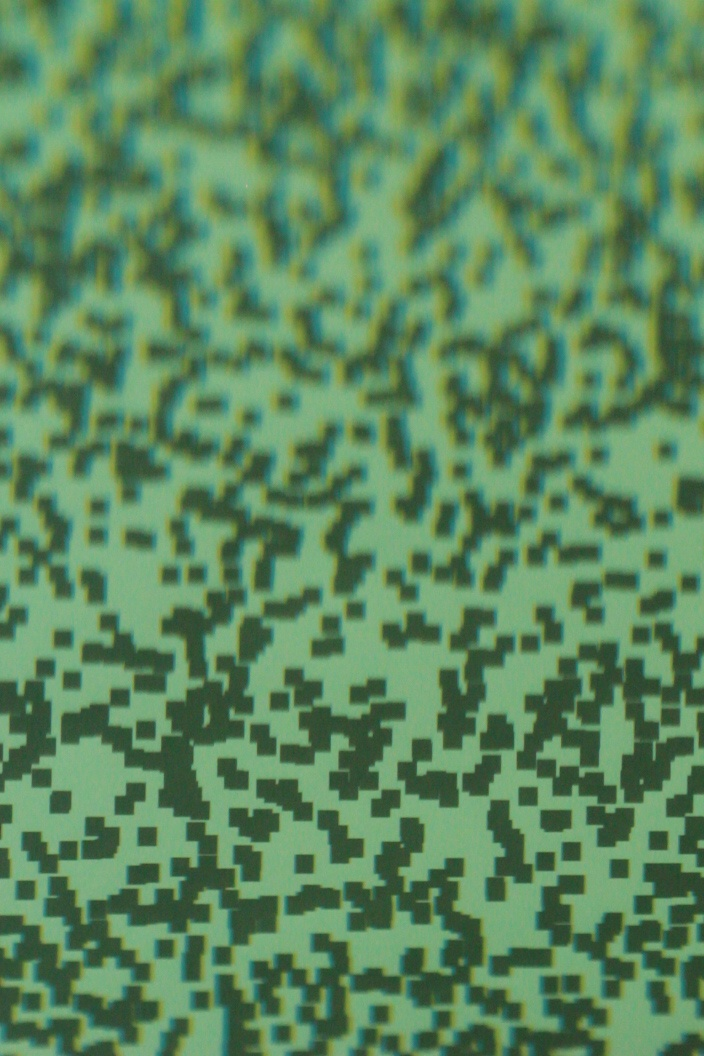
#> input picture images/train/1500.jpg, 704 x 1056 px; its folder holds only this picture in this run
$ python calibration.py   (older library calls are emulated)
#> lines starting #> are read from the running program, lines starting #| are printed output that depends on the picture
### disparity.py
import cv2
import numpy as np
import math

import cv2
import numpy as np

import matplotlib.pyplot as plt

class EdgeDirection:
    BOTH = "both"
    HORIZONTAL = "horizontal"
    VERTICAL = "vertical"

def detectEdge(src, dtype, direction=EdgeDirection.BOTH, th_value=0):
    # カーネル定義
    kernel_x = np.array([
        [0, -1, 0],
        [0,  0, 0],
        [0,  1, 0]
    ], dtype=np.float64)

    kernel_y = np.array([
        [0,  0, 0],
        [-1, 0, 1],
        [0,  0, 0]
    ], dtype=np.float64)

    # フィルタ適用
    Gx = cv2.filter2D(src, cv2.CV_64F, kernel_x)
    Gy = cv2.filter2D(src, cv2.CV_64F, kernel_y)

    # エッジ方向に応じた処理
    if direction == EdgeDirection.BOTH:
        Gx2 = np.power(Gx, 2)
        Gy2 = np.power(Gy, 2)
        dst = np.sqrt(Gx2 + Gy2)
    elif direction == EdgeDirection.HORIZONTAL:
        dst = np.abs(Gx)
    elif direction == EdgeDirection.VERTICAL:
        dst = np.abs(Gy)
    else:
        raise ValueError("Invalid edge direction specified")

    # 型変換
    dst = dst.astype(dtype)

    # 閾値処理
    _, dst = cv2.threshold(dst, th_value, 255, cv2.THRESH_TOZERO)

    return dst

def calcDisparityByZNCC(std_img, tmp_img, kernel_size, search_range_x,th_value=35):
    if len(std_img.shape) != 2 or len(tmp_img.shape) != 2:
        raise ValueError("入力画像は1チャンネルの画像を入力してください")

    k_size = (kernel_size - 1) // 2
    s_range = (search_range_x - 1) // 2

    d_map = np.zeros(std_img.shape, dtype=np.float32)
    edge = detectEdge(std_img, np.uint8, direction=EdgeDirection.VERTICAL, th_value=th_value)

    # エッジ検出 (仮にソーベルのみを使う)
    edge_std_img = cv2.Sobel(std_img, cv2.CV_32F, 1, 0)
    edge_tmp_img = cv2.Sobel(tmp_img, cv2.CV_32F, 1, 0)

    edge_std_img = cv2.convertScaleAbs(edge_std_img)
    edge_tmp_img = cv2.convertScaleAbs(edge_tmp_img)

    # ピクセル単位の計算
    for y in range(k_size, std_img.shape[0] - k_size):
        for x in range(s_range + k_size + 1, std_img.shape[1] - s_range - k_size - 1):
            # エッジ条件を仮にコメントアウト（必要に応じて処理を追加）
            if edge[y, x] > 0:

                # 中央のROI取得
                roi_r = edge_std_img[y - k_size:y + k_size + 1, x - k_size:x + k_size + 1]

                max_sim = -math.inf
                max_x = 0
                sim_array = np.zeros(search_range_x, dtype=np.float32)

                for shift_x in range(search_range_x):
                    shifted_x = x + s_range - k_size - shift_x
                    roi_b = edge_tmp_img[y - k_size:y + k_size + 1, shifted_x:shifted_x + kernel_size]

                    match_result = cv2.matchTemplate(roi_r, roi_b, cv2.TM_CCOEFF_NORMED)
                    _, max_val, _, _ = cv2.minMaxLoc(match_result)

                    sim_array[shift_x] = max_val
                    if max_val > max_sim and shift_x != 0 and shift_x != search_range_x - 1:
                        max_sim = max_val
                        max_x = shift_x

                # サブピクセル精度の計算
                Rneg1 = sim_array[max_x - 1]
                R = sim_array[max_x]
                Rpos1 = sim_array[max_x + 1]
                subpixel = 0.0

                denominator = 4 * R - 2 * Rneg1 - 2 * Rpos1
                if denominator != 0:
                    subpixel = (Rpos1 - Rneg1) / denominator

                submin = max_x + subpixel
                abs_submin = submin - s_range
                d_map[y, x] = abs_submin

    return d_map

### calibration.py
import cv2
import numpy as np
import os
from matplotlib import pyplot as plt
import disparity
from scipy import optimize
import pandas as pd

def get_disparity_plot(disp,low=0.4,height=5):
    # lowより大きいor小さい視差を取得
    masked_array = np.where(disp > low, disp, np.nan)
    masked_array_neg =  np.where(disp < -low, disp, np.nan)

    # x軸方向に平均を算出
    disp_plot = np.nanmean(masked_array,axis=1)
    disp_plot_neg = np.nanmean(masked_array_neg, axis=1)

    # 1次元配列に変換
    disp_plot = disp_plot.flatten()
    disp_plot_neg = disp_plot_neg.flatten()

    # 視差がheightより大きいor小さいものをnanに変換
    masked_disp_plot = np.where((disp_plot < height) & (disp_plot > -height), disp_plot, np.nan)
    masked_disp_plot_neg = np.where((disp_plot_neg < height) & (disp_plot_neg > -height), disp_plot_neg, np.nan)

    return masked_disp_plot, masked_disp_plot_neg

# 直線のモデル関数
def linear_model(params, x):
    m, b = params
    return m * x + b

# 残差関数
def residuals(params, x,y):
    return y - linear_model(params, x)

def main():
    print("===== START =====")
    # load image from images folder
    image_file_paths = [f for f in os.listdir('images/train') if f.endswith(('.jpg', '.jpeg'))]

    # パラメータを格納するDataFrame(左から、ゼロ視差、ゼロ視差(負の値)、直線近似の傾き、直線近似の傾き(負の値))
    df_params = pd.DataFrame(columns=['depth','zero_disp','zero_disp_neg','a','a_neg'])

    disp_list = [0,0.5,1,1.5,2]
    columns = ['depth']
    #concat disp_list and column
    for disp in disp_list:
        columns.append(f'{disp}')
    # 各視差の値も保持（距離推定式の確認用）
    df_depthAndDisp = pd.DataFrame(columns=columns)


    for path in image_file_paths:
        print("===== " + path + " =====")
        image = cv2.imread('images/train/' + path)
#> image is the input picture: shape (1056, 704, 3); mean B, G, R 94.1, 135.1, 92
        image = cv2.resize(image, (352, 528))
#> image: shape (528, 352, 3)

        # 距離情報を取得
        filename = os.path.splitext(path)[0]


        # 赤、青のチャンネルに分割
        blue, _, red = cv2.split(image)
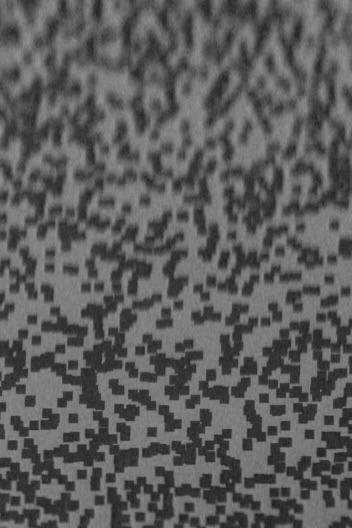
#> red: shape (528, 352); min 26, max 153, mean 92.2

        # ===視差を算出する===
        disp = disparity.calcDisparityByZNCC(red, blue, 17, 21)
#> in detectEdge, `Gy = cv2.filter2D(src, cv2.CV_64F, kernel_y)`:
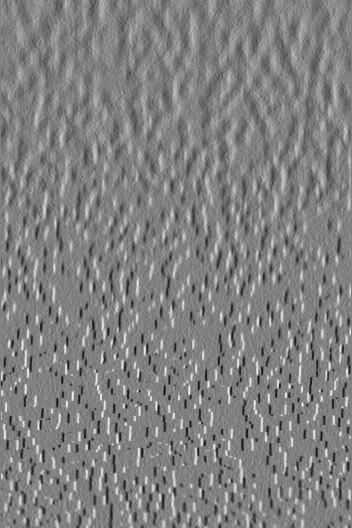
#> Gy: shape (528, 352) float64; min -88, max 86, mean 0; drawn with min black and max white
#> in calcDisparityByZNCC, `edge_std_img = cv2.convertScaleAbs(edge_std_img)`:
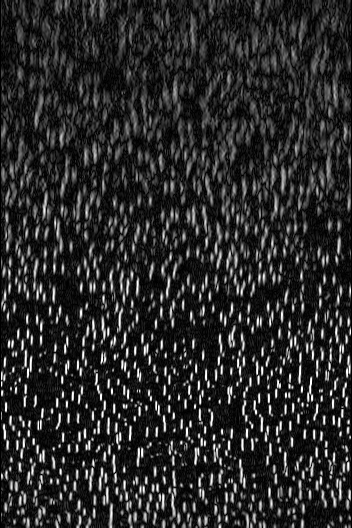
#> edge_std_img: shape (528, 352); min 0, max 255, mean 41.9
#> in calcDisparityByZNCC, `edge_tmp_img = cv2.convertScaleAbs(edge_tmp_img)`:
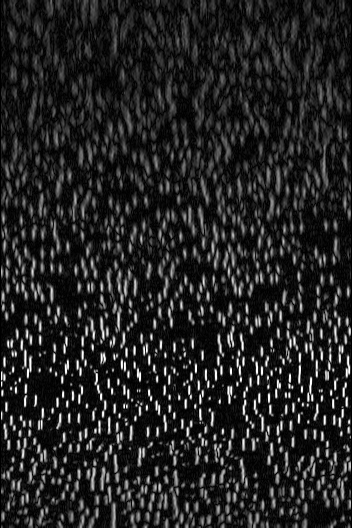
#> edge_tmp_img: shape (528, 352); min 0, max 255, mean 35.4
#> after the loop in calcDisparityByZNCC, `for y in range(k_size, std_img.shape[0] - k_size):`:
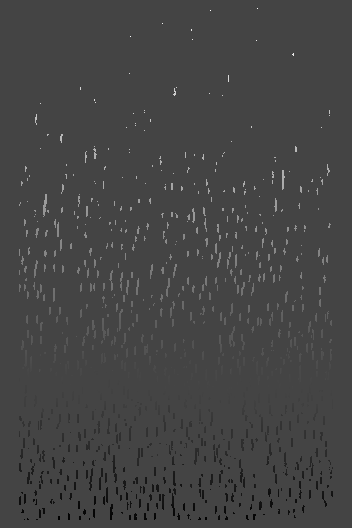
#> d_map: shape (528, 352) float32; min -3.15, max 8.61, mean 0.0224; drawn with min black and max white

        # ===視差のプロットを取得===
        disp_plot,disp_plot_neg = get_disparity_plot(disp,low=0.3)
#> in get_disparity_plot, `masked_array_neg =  np.where(disp < -low, disp, np.nan)`:
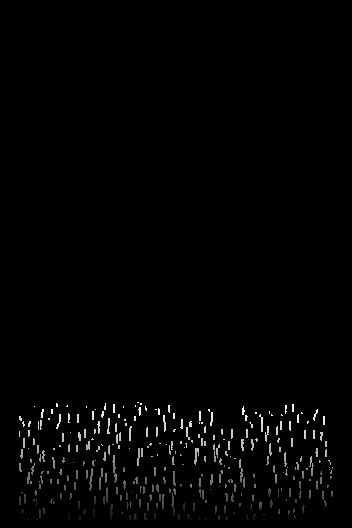
#> masked_array_neg: shape (528, 352) float32; 97.8% of the values are NaN or infinite; the others: min -3.15, max -0.3, mean -1.55; drawn with min black, max white, NaN and infinite black

        # ===nanを除去した視差のみの配列と、そのインデックスの配列を取得===

        # nanでない領域のマスクを作成
        valid_indices = ~np.isnan(disp_plot)
        valid_indices_neg = ~np.isnan(disp_plot_neg)

        # nanでない領域のインデックスを取得
        y_disp_plot = np.flatnonzero(np.nan_to_num(disp_plot))
#> y_disp_plot = 219 values from 153 to 373
        y_disp_plot_neg = np.flatnonzero(np.nan_to_num(disp_plot_neg))
#> y_disp_plot_neg = 118 values from 402 to 519

        # nanでない領域の視差のみの配列を取得
        x_disp_plot = disp_plot[valid_indices]
#> x_disp_plot = 219 values, max 4.99 at index 8, min 0.327 at index 218, mean 2.65
        x_disp_plot_neg = disp_plot_neg[valid_indices_neg]
#> x_disp_plot_neg = 118 values, max -0.317 at index 1, min -2.87 at index 117, mean -1.5

        # ===最小二乗法による直線近似===
        #初期値
        param = [1,1]
        result = optimize.least_squares(residuals, param, args=(x_disp_plot,y_disp_plot),method='trf',loss='soft_l1')
#> result = 12 items
        result_neg = optimize.least_squares(residuals, param, args=(x_disp_plot_neg,y_disp_plot_neg),method='trf',loss='soft_l1')
#> result_neg = 12 items

        a,b = result.x
#> a = 1; b = 1
        a_neg,b_neg = result_neg.x
#> a_neg = 1; b_neg = 1
        print(f"傾き:{a},切片:{b}")
#| 傾き:1.0,切片:1.0
        print(f"傾き:{a_neg},切片:{b_neg}")
#| 傾き:1.0,切片:1.0

        # ===視差が0の座標を取得===
        zero_disp = b
#> zero_disp = 1
        zero_disp_neg = b_neg
#> zero_disp_neg = 1

        print(f"視差が0の座標{zero_disp}")
#| 視差が0の座標1.0
        print(f"視差が0の座標{zero_disp_neg}")
#| 視差が0の座標1.0

        disp_y_list = [ (d-b_neg)/a_neg for d in disp_list]
#> disp_y_list = [-1, -0.5, 0, 0.5, 1]
        disp_y_list.insert(0,filename)

        df_params = pd.concat([df_params,pd.DataFrame([[filename,zero_disp,zero_disp_neg,a,a_neg]],columns=df_params.columns)],ignore_index=True)
#> df_params = table of 1 rows and 5 columns
        df_depthAndDisp = pd.concat([df_depthAndDisp,pd.DataFrame([disp_y_list],columns=df_depthAndDisp.columns)],ignore_index=True)
#> df_depthAndDisp = table of 1 rows and 6 columns
        print("***df_params***")
        print(df_params)
#|   depth  zero_disp  zero_disp_neg    a  a_neg
#| 0  1500        1.0            1.0  1.0    1.0
        print("***df_depthAndDisp***")
        print(df_depthAndDisp)
#|   depth    0  0.5    1  1.5    2
#| 0  1500 -1.0 -0.5  0.0  0.5  1.0

        # ===グラフ描画===
        height = image.shape[0]
#> height = 528

        plt.plot(-(b-range(height))/a,range(height),label='fitting')
        plt.plot(-(b_neg-range(height))/a_neg,range(height),label='fitting')

        plt.scatter(disp_plot,range(height))
        plt.scatter(disp_plot_neg,range(height))
        plt.xlim(-6,6)
        plt.ylim(0,height)
        plt.xlabel("Disparity")
        plt.ylabel("y-coordinate")
        plt.show()
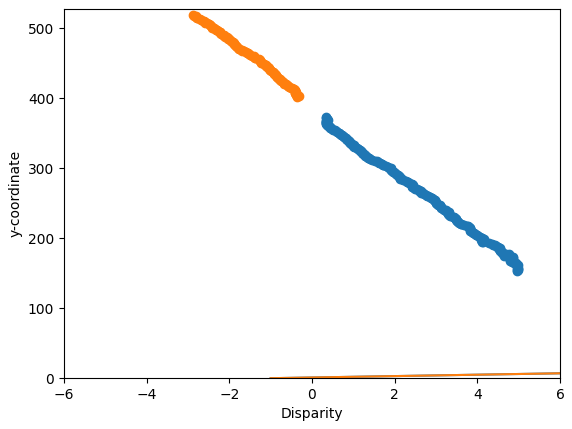
#> figure drawn by matplotlib, 1 panel; curve peaks at x = 526, y = 527; curve peaks at x = 526, y = 527
    print("===== END =====")
    df_params.to_csv('csv/params.csv')
    # df_depthAndDisp.to_csv('csv/depthAndDisp2.csv')


if __name__ == "__main__":
    main()

$ run again, on images/train/1900.jpg
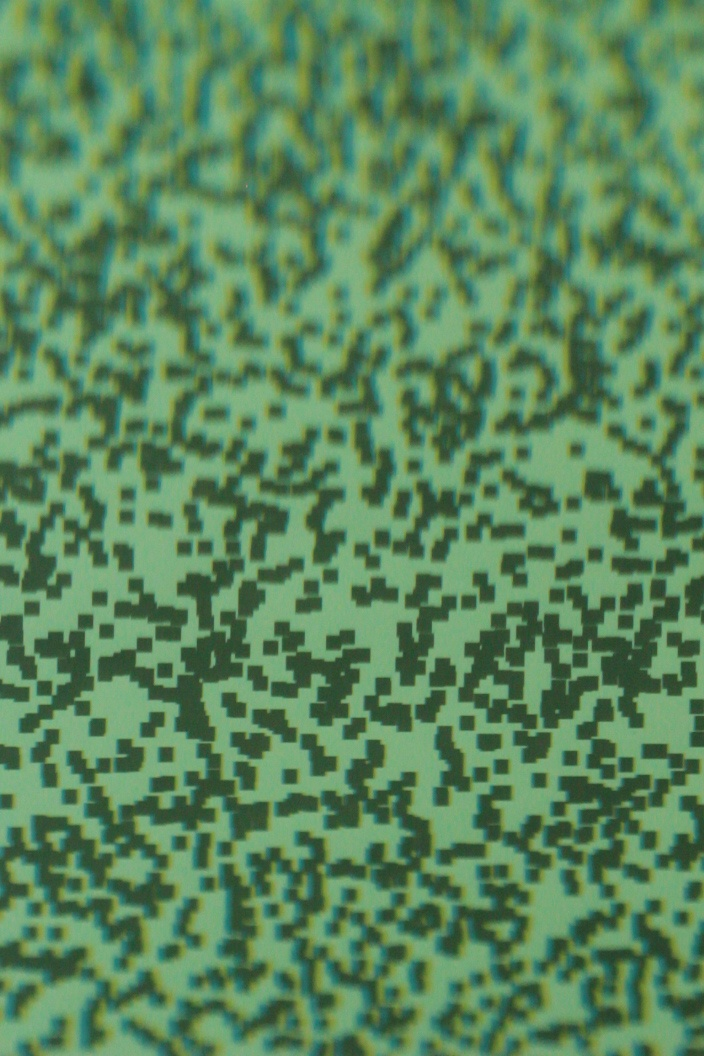
#> input picture images/train/1900.jpg, 704 x 1056 px
#> in main, image is the input picture: shape (1056, 704, 3); mean B, G, R 92.6, 134.3, 90.9
#> image: shape (528, 352, 3)
#> in get_disparity_plot, `masked_array_neg =  np.where(disp < -low, disp, np.nan)`:
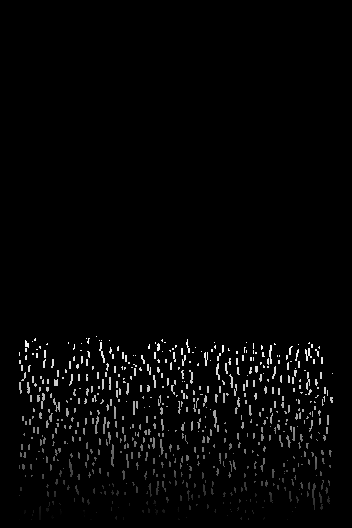
#> masked_array_neg: shape (528, 352) float32; 96.41% of the values are NaN or infinite; the others: min -4.66, max -0.3, mean -2.08; drawn with min black, max white, NaN and infinite black
#> y_disp_plot = 211 values from 88 to 306
#> y_disp_plot_neg = 183 values from 336 to 519
#> x_disp_plot = 211 values, max 4.93 at index 2, min 0.305 at index 210, mean 2.64
#> x_disp_plot_neg = 183 values, max -0.31 at index 0, min -4.45 at index 179, mean -2.25
#> result = 12 items
#> a = 1
#| 傾き:1.0,切片:1.0
#| 傾き:1.0,切片:1.0
#| 視差が0の座標1.0
#| 視差が0の座標1.0
#> disp_y_list = [-1, -0.5, 0, 0.5, 1]
#> df_params = table of 1 rows and 5 columns
#> df_depthAndDisp = table of 1 rows and 6 columns
#|   depth  zero_disp  zero_disp_neg    a  a_neg
#| 0  1900        1.0            1.0  1.0    1.0
#|   depth    0  0.5    1  1.5    2
#| 0  1900 -1.0 -0.5  0.0  0.5  1.0
#> in main, `plt.show()`:
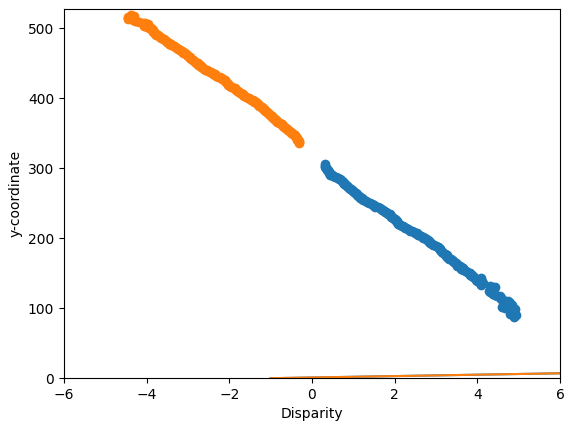
#> figure drawn by matplotlib, 1 panel; curve peaks at x = 526, y = 527; curve peaks at x = 526, y = 527

$ run again, on images/train/2000.jpg
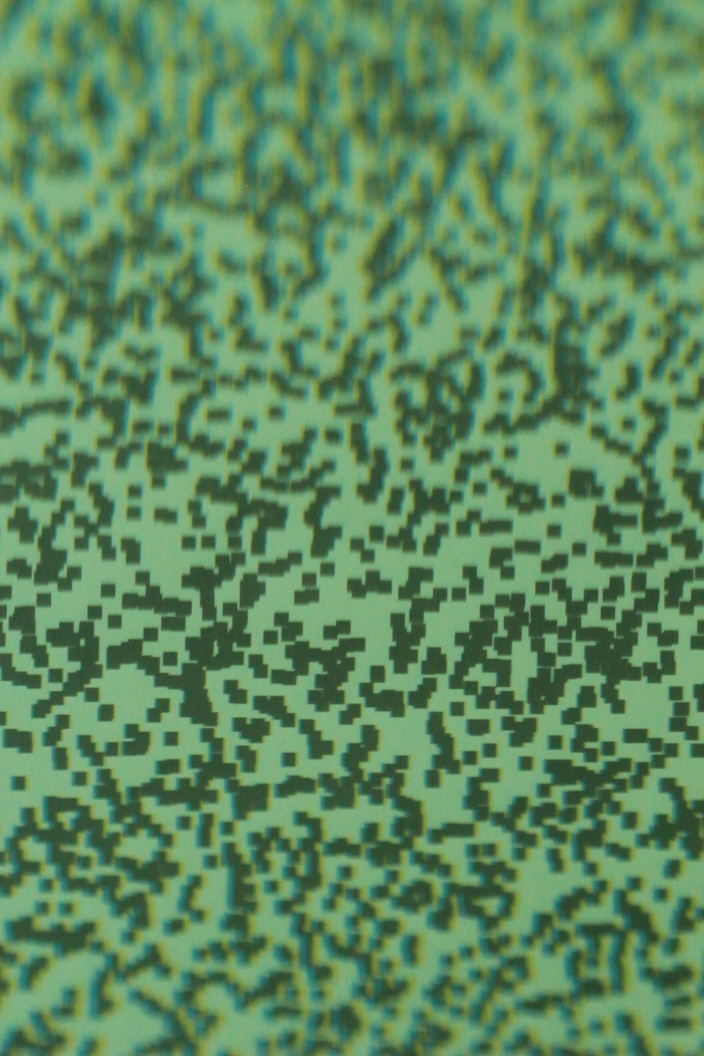
#> input picture images/train/2000.jpg, 704 x 1056 px
#> in main, image is the input picture: shape (1056, 704, 3); mean B, G, R 94.6, 137.4, 93.7
#> image: shape (528, 352, 3)
#> in get_disparity_plot, `masked_array_neg =  np.where(disp < -low, disp, np.nan)`:
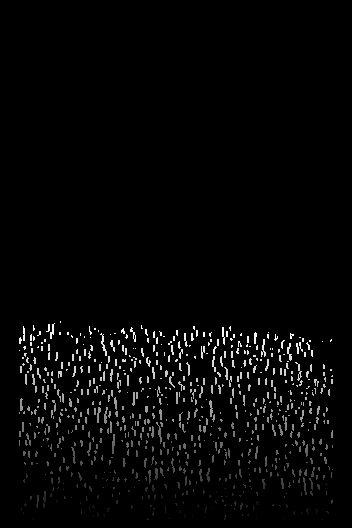
#> masked_array_neg: shape (528, 352) float32; 96% of the values are NaN or infinite; the others: min -4.81, max -0.3, mean -2.1; drawn with min black, max white, NaN and infinite black
#> y_disp_plot = 214 values from 74 to 293
#> y_disp_plot_neg = 199 values from 321 to 519
#> x_disp_plot = 214 values, max 4.99 at index 2, min 0.313 at index 210, mean 2.63
#> x_disp_plot_neg = 199 values, max -0.311 at index 0, min -4.63 at index 196, mean -2.32
#> result = 12 items
#> a = 1
#| 傾き:1.0,切片:1.0
#| 傾き:1.0,切片:1.0
#| 視差が0の座標1.0
#| 視差が0の座標1.0
#> disp_y_list = [-1, -0.5, 0, 0.5, 1]
#> df_params = table of 1 rows and 5 columns
#> df_depthAndDisp = table of 1 rows and 6 columns
#|   depth  zero_disp  zero_disp_neg    a  a_neg
#| 0  2000        1.0            1.0  1.0    1.0
#|   depth    0  0.5    1  1.5    2
#| 0  2000 -1.0 -0.5  0.0  0.5  1.0
#> in main, `plt.show()`:
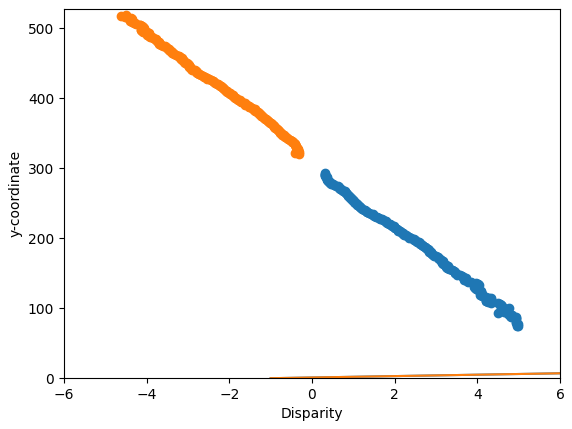
#> figure drawn by matplotlib, 1 panel; curve peaks at x = 526, y = 527; curve peaks at x = 526, y = 527

$ run again, on images/train/1600.jpg
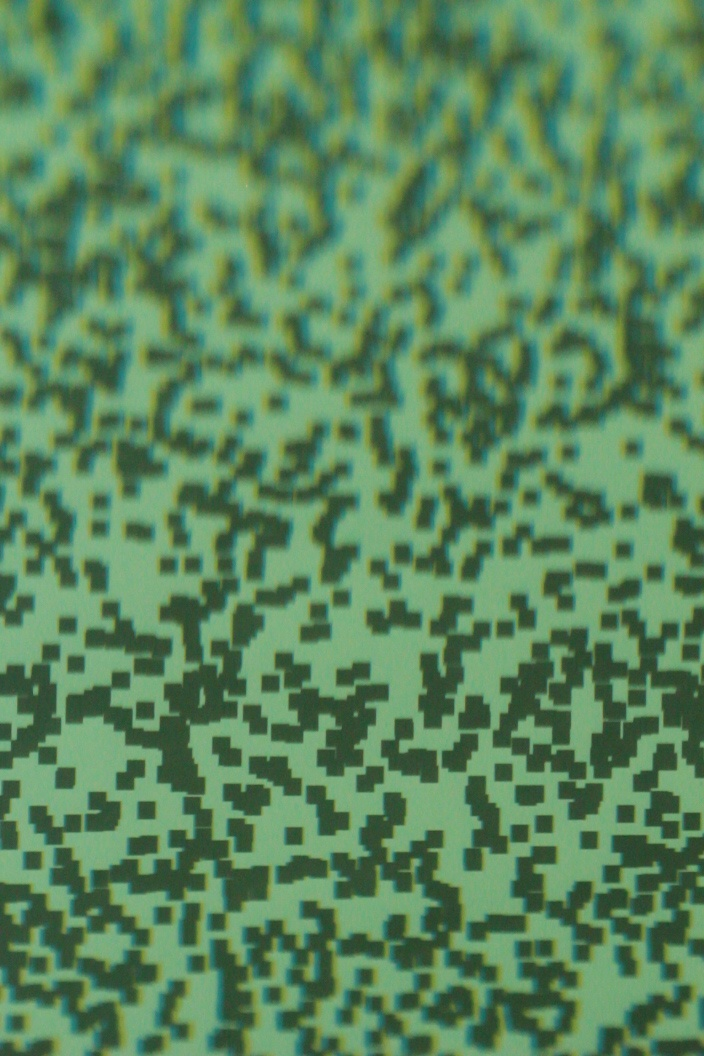
#> input picture images/train/1600.jpg, 704 x 1056 px
#> in main, image is the input picture: shape (1056, 704, 3); mean B, G, R 93, 134.1, 91.2
#> image: shape (528, 352, 3)
#> y_disp_plot = 219 values from 137 to 356
#> y_disp_plot_neg = 143 values from 377 to 519
#> x_disp_plot = 219 values, max 4.98 at index 0, min 0.306 at index 218, mean 2.58
#> x_disp_plot_neg = 143 values, max -0.303 at index 0, min -3.29 at index 142, mean -1.67
#> result = 12 items
#> a = 1
#| 傾き:1.0,切片:1.0
#| 傾き:1.0,切片:1.0
#| 視差が0の座標1.0
#| 視差が0の座標1.0
#> disp_y_list = [-1, -0.5, 0, 0.5, 1]
#> df_params = table of 1 rows and 5 columns
#> df_depthAndDisp = table of 1 rows and 6 columns
#|   depth  zero_disp  zero_disp_neg    a  a_neg
#| 0  1600        1.0            1.0  1.0    1.0
#|   depth    0  0.5    1  1.5    2
#| 0  1600 -1.0 -0.5  0.0  0.5  1.0
#> in main, `plt.show()`:
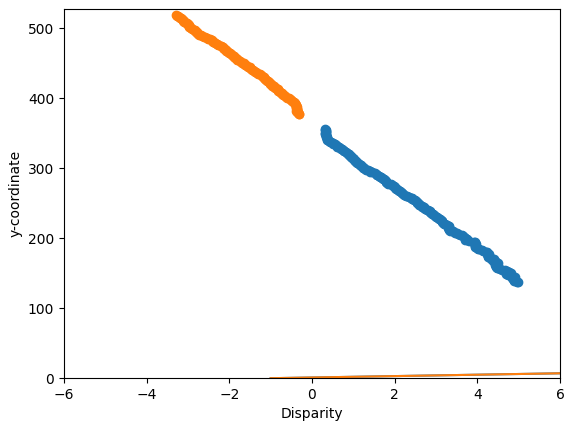
#> figure drawn by matplotlib, 1 panel; curve peaks at x = 526, y = 527; curve peaks at x = 526, y = 527
